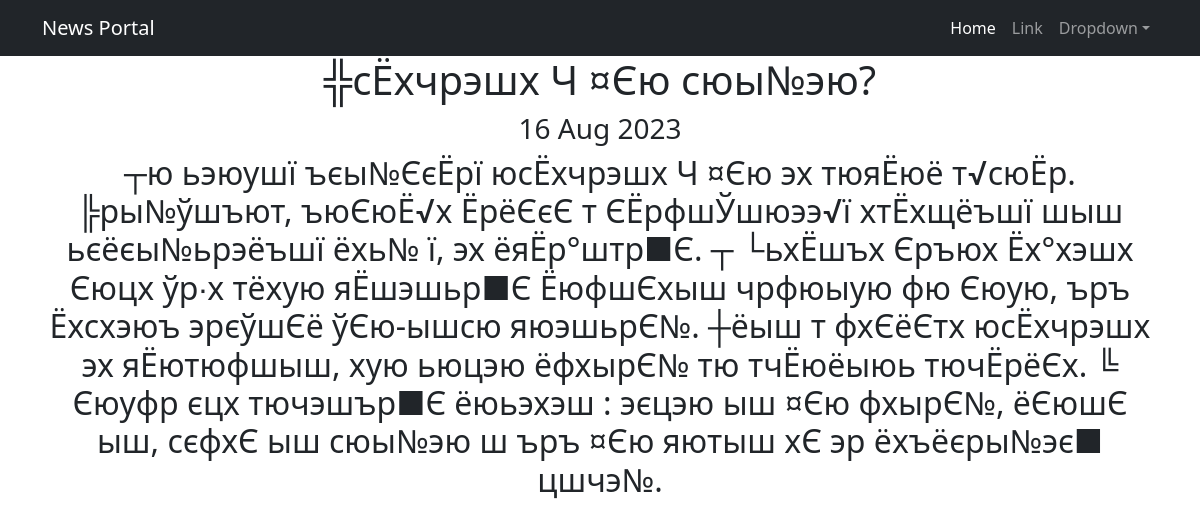
Screenshot of /news/3 with the database file from the repository.
### news/models.py (models this page shows, shortened)
class Post(models.Model):
    author = models.ForeignKey(Author, on_delete=models.CASCADE)
    NEWS = 'NW'
    ARTICL = 'AR'
    CATEGORY_CHOICES = (
        (NEWS, 'Новость'),
        (ARTICL, 'Статья'),
    )
    categoryType = models.CharField(max_length=2, choices=CATEGORY_CHOICES, default=ARTICL)
    dateCreation = models.DateTimeField(auto_now_add=True)
    postCategory = models.ManyToManyField(Category, through='PostCategory')
    title = models.CharField(max_length=128)
    text = models.TextField()
    rating = models.SmallIntegerField(default=0)

### news/views.py (the view)
# urls.py: path('<int:pk>', NewsDetail.as_view(), name='news_detail'),
class NewsDetail(DetailView):
    model = Post
    template_name = 'post.html'
    context_object_name = 'post'
    queryset = Post.objects.all()
    def get_object(self, *args, **kwargs):
        obj = cache.get(f'post-{self.kwargs["pk"]}', None)
        if not obj:
            obj = super().get_object(queryset=self.queryset)
            cache.set(f'post-{self.kwargs["pk"]}', obj)
        return obj

### news/templatetags/custom_filters.py (called while the page is built)
@register.filter()
def censor(sentence):
    text = sentence.split()
    for i, word in enumerate(text):
        if word in bad_words:
            text[i] = word[0] + '***'
    return ' '.join(text)

### templates/post.html (shortened to what this page needs)
{% extends 'flatpages/default.html' %}
{% load custom_filters %}
{% block content %}
<h1>{{ post.title|censor }}</h1>
<h3>{{ post.dateCreation|date:'d M Y' }}</h3>
<h2>{{ post.text|censor }}</h2>
{% endblock content %}

### rows the page displays
Post: title|censor "╬сЁхчрэшх Ч ¤Єю сюы№эю?", dateCreation "16 Aug 2023", text|censor "┬ю ьэюушї ъєы№ЄєЁрї юсЁхчрэшх Ч ¤Єю эх тюяЁюё т√сюЁр. ╠ры№ўшъют, ъюЄюЁ√х ЁрёЄєЄ т ЄЁрфшЎшюээ√ї хтЁхщёъшї шыш ьєёєы№ьрэёъшї ёхь№ ї, эх ёяЁр°штр■Є. ┬ └ьхЁшъх Єръюх Ёх°хэшх Єюцх ўр∙х тёхую яЁшэшьр■Є ЁюфшЄхыш чрфюыую фю Єюую, ъръ Ёхсхэюъ эрєўшЄё ўЄю-ышсю яюэшьрЄ№. ┼ёыш т фхЄёЄтх юсЁхчрэшх эх яЁютюфшыш, хую ьюцэю ёфхырЄ№ тю тчЁюёыюь тючЁрёЄх. ╚ Єюуфр єцх тючэшър■Є ёюьэхэш : эєцэю ыш ¤Єю фхырЄ№, ёЄюшЄ ыш, сєфхЄ ыш сюы№эю ш ъръ ¤Єю яютыш хЄ эр ёхъёєры№эє■ цшчэ№."
